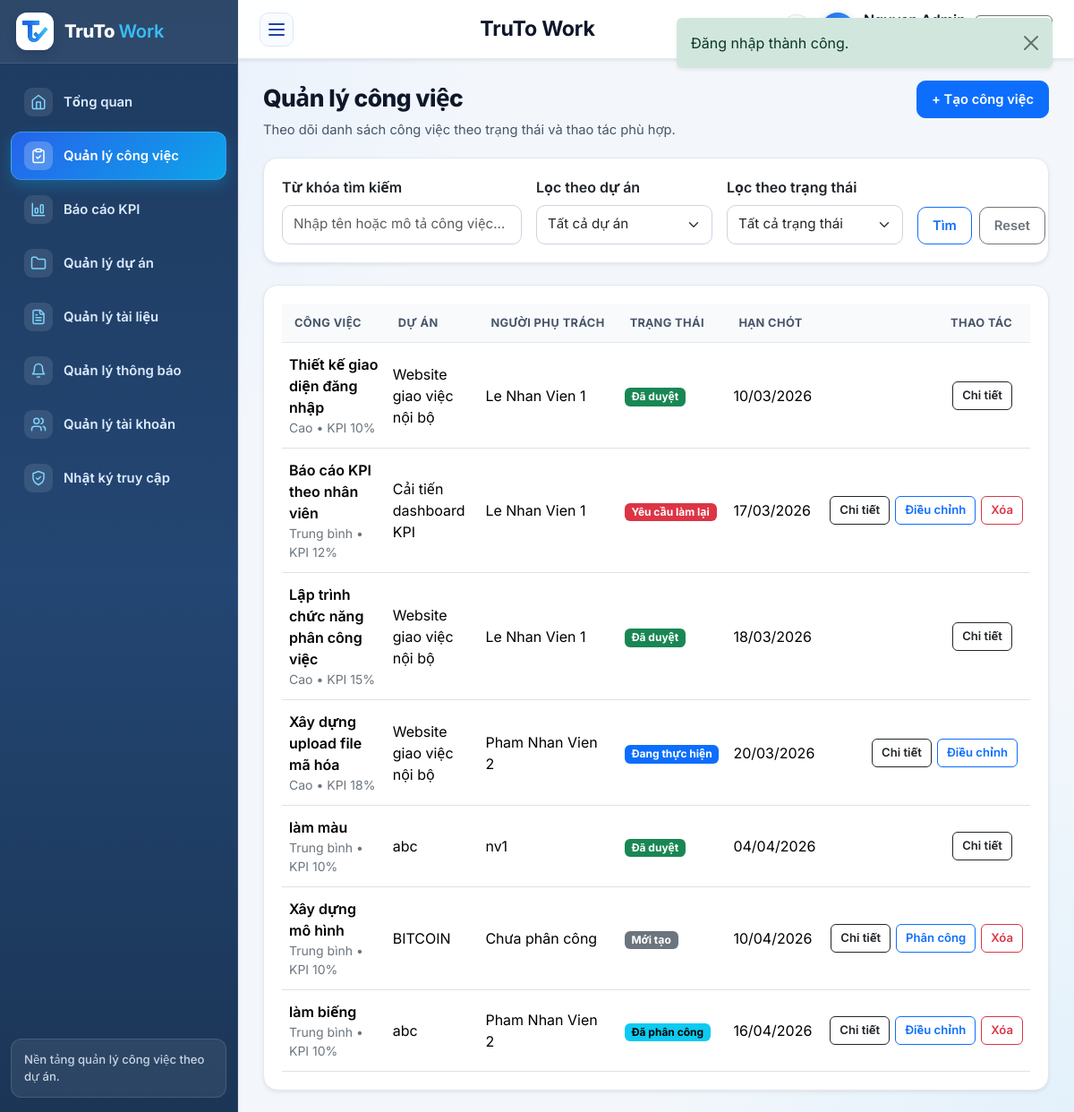
Screenshot of /index.php?route=cong_viec/index (signed in) with the database file from the repository.
### tables this page shows
CREATE TABLE `tai_khoan` (
  `id` int(11) NOT NULL,
  `name` varchar(150) NOT NULL,
  `email` varchar(150) NOT NULL,
  `password` varchar(255) NOT NULL,
  `public_key_jwk` longtext DEFAULT NULL,
  `role` enum('admin','manager','employee') NOT NULL DEFAULT 'employee',
  `department` varchar(100) DEFAULT NULL,
  `status` enum('active','inactive') NOT NULL DEFAULT 'active',
  `created_at` datetime NOT NULL
);

CREATE TABLE `cong_viec` (
  `id` int(11) NOT NULL,
  `project_id` int(11) NOT NULL,
  `title` varchar(200) NOT NULL,
  `description` text DEFAULT NULL,
  `priority` enum('low','medium','high') NOT NULL DEFAULT 'medium',
  `status` enum('new','assigned','in_progress','blocked','submitted','approved','redo') NOT NULL DEFAULT 'new',
  `deadline` date NOT NULL,
  `start_date` date DEFAULT NULL,
  `assignee_id` int(11) DEFAULT NULL,
  `created_by` int(11) NOT NULL,
  `expected_score` int(11) NOT NULL DEFAULT 0,
  `review_score` int(11) DEFAULT NULL,
  `review_comment` text DEFAULT NULL,
  `approved_at` datetime DEFAULT NULL,
  `created_at` datetime NOT NULL,
  `updated_at` datetime NOT NULL
);

CREATE TABLE `du_an` (
  `id` int(11) NOT NULL,
  `code` varchar(50) NOT NULL,
  `name` varchar(150) NOT NULL,
  `description` text DEFAULT NULL,
  `start_date` date DEFAULT NULL,
  `end_date` date DEFAULT NULL,
  `priority` enum('low','medium','high') NOT NULL DEFAULT 'medium',
  `status` enum('planning','active','completed') NOT NULL DEFAULT 'active',
  `created_by` int(11) NOT NULL,
  `created_at` datetime NOT NULL
);

### app/views/cong_viec/index.php (the view, shortened to what the rows shown need)
<div class="section-header">
    <div>
        <div class="section-title">Quản lý công việc</div>
        <p class="section-desc">Theo dõi danh sách công việc theo trạng thái và thao tác phù hợp.</p>
    </div>
    <?php
    $projectAccessModel = new \App\Models\Project();
    $canManageAnyProject = can_manage_tasks();
    foreach ($du_an as $project) {
        if ($projectAccessModel->userCanManageProject(current_user(), (int) $project['id'])) {
            $canManageAnyProject = true;
            break;
        }
    }
    ?>
    <?php if ($canManageAnyProject): ?>
        <a href="<?= e(route_url('cong_viec/create')) ?>" class="btn btn-primary">+ Tạo công việc</a>
    <?php endif; ?>
</div>
<div class="card border-0 shadow-sm mb-4">
    <div class="card-body">
        <form class="row g-3">
            <div class="col-md-4">
                <label class="form-label fw-semibold">Từ khóa tìm kiếm</label>
                <input type="text" class="form-control" name="keyword" placeholder="Nhập tên hoặc mô tả công việc..." value="<?= e($filters['keyword'] ?? '') ?>">
            </div>
            <div class="col-md-3">
                <label class="form-label fw-semibold">Lọc theo dự án</label>
                <select class="form-select" name="project_id">
                    <option value="">Tất cả dự án</option>
                </select>
            </div>
            <div class="col-md-3">
                <label class="form-label fw-semibold">Lọc theo trạng thái</label>
                <select class="form-select" name="status">
                    <?php foreach (['' => 'Tất cả trạng thái', 'new' => 'Mới tạo', 'assigned' => 'Đã phân công', 'in_progress' => 'Đang thực hiện', 'blocked' => 'Bị chặn', 'submitted' => 'Chờ duyệt', 'approved' => 'Đã duyệt', 'redo' => 'Yêu cầu làm lại'] as $value => $label): ?>
                        <option value="<?= e($value) ?>" <?= (($filters['status'] ?? '') === $value) ? 'selected' : '' ?>><?= e($label) ?></option>
                    <?php endforeach; ?>
                </select>
            </div>
            <div class="col-md-2 d-flex align-items-end gap-2">
                <button class="btn btn-outline-primary flex-grow-1" type="submit">Tìm</button>
                <a class="btn btn-outline-secondary" href="<?= e(route_url('cong_viec/index')) ?>">Reset</a>
            </div>
        </form>
    </div>
</div>
<div class="card border-0 shadow-sm">
    <div class="card-body table-responsive">
        <table class="table align-middle">
            <thead>
                <tr>
                    <th>Công việc</th>
                    <th>Dự án</th>
                    <th>Người phụ trách</th>
                    <th>Trạng thái</th>
                    <th>Hạn chót</th>
                    <th class="task-actions-head"><span class="task-actions-head-grid"><span class="task-actions-head-label">Thao tác</span></span></th>
                </tr>
            </thead>
            <tbody>
            <?php foreach ($cong_viec as $task): ?>
                <?php
                    $primaryActionLabel = task_primary_action_label($task, current_user());
                    $primaryActionUrl = task_primary_action_url($task, current_user());
                ?>
                <tr>
                    <td>
                        <div class="fw-semibold"><?= e($task['title']) ?></div>
                        <?php $exp = (int) ($task['expected_score'] ?? 0); $exp = max(0, min(100, $exp)); ?>
                        <div class="small text-secondary"><?= e(priority_label($task['priority'])) ?> • KPI <?= e((string) $exp) ?>%</div>
                    </td>
                    <td><?= e($task['project_name']) ?></td>
                    <td title="<?= e($task['assignee_names'] ?? 'Chưa phân công') ?>"><?= e(task_assignee_summary($task['assignee_names'] ?? '')) ?></td>
                    <td><span class="badge text-bg-<?= e(status_badge_class($task['status'])) ?>"><?= e(status_label($task['status'])) ?></span></td>
                    <td><?= e(format_date($task['deadline'])) ?></td>
                    <td class="task-actions-cell">
                        <div class="task-actions-grid">
                            <div class="task-action-slot">
                                <a class="btn btn-sm btn-outline-dark w-100" href="<?= e(route_url('cong_viec/show', ['id' => $task['id']])) ?>">Chi tiết</a>
                            </div>
                            <div class="task-action-slot">
                                <?php if ($primaryActionLabel && $primaryActionUrl): ?>
                                    <a class="btn btn-sm btn-outline-primary w-100" href="<?= e($primaryActionUrl) ?>"><?= e($primaryActionLabel) ?></a>
                                <?php else: ?>
                                    <span class="task-action-placeholder"></span>
                                <?php endif; ?>
                            </div>
                            <div class="task-action-slot">
                                <?php if (task_can_delete($task)): ?>
                                    <form method="post" action="<?= e(route_url('cong_viec/destroy', ['id' => $task['id']])) ?>" onsubmit="return confirm('Bạn có chắc muốn xóa công việc này không?');">
                                        <button type="submit" class="btn btn-sm btn-outline-danger w-100">Xóa</button>
                                    </form>
                                <?php else: ?>
                                    <span class="task-action-placeholder"></span>
                                <?php endif; ?>
                            </div>
                        </div>
                    </td>
                </tr>
            <?php endforeach; ?>
            </tbody>
        </table>
    </div>
</div>

### app/views/layouts/main.php (shortened to what the rows shown need)
<?php
$authUser = current_user();
$currentRoute = (string) ($_GET['route'] ?? ($authUser ? 'dashboard/index' : 'home/index'));
$isPublicPage = !$authUser && str_starts_with($currentRoute, 'home/');
$isLoginPage = !$authUser && str_starts_with($currentRoute, 'auth/');
?>
<!doctype html>
<html lang="vi">
<head>
    <link href="https://cdn.jsdelivr.net/npm/bootstrap@5.3.3/dist/css/bootstrap.min.css" rel="stylesheet">
    <link href="assets/css/app.css?v=20261025v6" rel="stylesheet">
</head>
<body>
<?php if ($isPublicPage): ?>
    <div class="public-site-shell">
        <header class="public-header">
            <div class="public-container public-header-inner">
                <a class="brand-public" href="<?= e(route_url('home/index')) ?>">
                    <span class="brand-public-mark">
                        <img src="assets/images/logo-icon.png" alt="TruTo Work">
                    </span>
                    <span>
                        <strong>TruTo <span class="text-primary fw-semibold">Work</span></strong>
                        <small>Quản lý công việc theo dự án</small>
                    </span>
                </a>
                <nav class="public-nav">
                    <a class="<?= $currentRoute === 'home/index' ? 'is-active' : '' ?>" href="<?= e(route_url('home/index')) ?>">Trang chủ</a>
                    <a class="<?= $currentRoute === 'home/about' ? 'is-active' : '' ?>" href="<?= e(route_url('home/about')) ?>">Giới thiệu</a>
                    <a href="<?= e(route_url('auth/login')) ?>">Đăng nhập</a>
                </nav>
            </div>
        </header>
        <main class="public-main">
            <div class="public-container">
                <?= $content ?>
            </div>
        </main>
        <footer class="public-footer">
            <div class="public-container public-footer-inner">
                <span>TruTo Work</span>
            </div>
        </footer>
    </div>
<?php else: ?>
    <div class="app-shell">
        <aside class="sidebar shadow-sm">
            <div class="sidebar-header">
                <a class="sidebar-brand text-decoration-none" href="<?= e(route_url('dashboard/index')) ?>">
                    <div class="brand-icon">
                        <img src="assets/images/logo-icon.png" alt="TruTo Work">
                    </div>
                    <div class="brand-title">TruTo <span class="brand-title-accent">Work</span></div>
                </a>
            </div>
            <nav class="sidebar-menu">
                <a class="menu-link <?= e(active_menu('dashboard/')) ?>" href="<?= e(route_url('dashboard/index')) ?>" data-short-label="TG" title="Tổng quan">
                    <span class="menu-icon" aria-hidden="true">
                        <svg xmlns="http://www.w3.org/2000/svg" width="18" height="18" viewBox="0 0 24 24" fill="none" stroke="currentColor" stroke-width="2" stroke-linecap="round" stroke-linejoin="round"><path d="m3 9 9-7 9 7v11a2 2 0 0 1-2 2H5a2 2 0 0 1-2-2z"/><polyline points="9 22 9 12 15 12 15 22"/></svg>
                    </span>
                    <span class="menu-text">Tổng quan</span>
                </a>
                <a class="menu-link <?= e(active_menu('cong_viec/')) ?>" href="<?= e(route_url('cong_viec/index')) ?>" data-short-label="CV" title="Quản lý công việc">
                    <span class="menu-icon" aria-hidden="true">
                    </span>
                    <span class="menu-text">Quản lý công việc</span>
                </a>
                <a class="menu-link <?= e(active_menu('kpi/')) ?>" href="<?= e(route_url('kpi/index')) ?>" data-short-label="KPI" title="Báo cáo KPI">
                    <span class="menu-icon" aria-hidden="true">
                        <svg xmlns="http://www.w3.org/2000/svg" width="18" height="18" viewBox="0 0 24 24" fill="none" stroke="currentColor" stroke-width="2" stroke-linecap="round" stroke-linejoin="round"><path d="M3 3v18h18"/><rect width="4" height="7" x="7" y="10" rx="1"/><rect width="4" height="12" x="15" y="5" rx="1"/></svg>
                    </span>
                    <span class="menu-text">Báo cáo KPI</span>
                </a>
                <a class="menu-link <?= e(active_menu('du_an/')) ?>" href="<?= e(route_url('du_an/index')) ?>" data-short-label="DA" title="Quản lý dự án">
                    <span class="menu-icon" aria-hidden="true">
                        <svg xmlns="http://www.w3.org/2000/svg" width="18" height="18" viewBox="0 0 24 24" fill="none" stroke="currentColor" stroke-width="2" stroke-linecap="round" stroke-linejoin="round"><path d="M20 20a2 2 0 0 0 2-2V8a2 2 0 0 0-2-2h-7.9a2 2 0 0 1-1.69-.9L9.6 3.9A2 2 0 0 0 7.93 3H4a2 2 0 0 0-2 2v13a2 2 0 0 0 2 2Z"/></svg>
                    </span>
                    <span class="menu-text">Quản lý dự án</span>
                </a>
                <?php if (in_array($authUser['role'], ['manager', 'admin'], true)): ?>
                    <a class="menu-link <?= e(active_menu('files/') ?: active_menu('tai_lieu/')) ?>" href="<?= e(route_url('files/index')) ?>" data-short-label="TL" title="Quản lý tài liệu">
                        <span class="menu-icon" aria-hidden="true">
                        </span>
                        <span class="menu-text">Quản lý tài liệu</span>
                    </a>
                <?php endif; ?>
                <?php $notifMenuTitle = in_array($authUser['role'], ['manager', 'admin'], true) ? 'Quản lý thông báo' : 'Xem thông báo'; ?>
                <a class="menu-link <?= e(active_menu('thong_bao/')) ?>"
                   href="<?= e(route_url('thong_bao/index')) ?>"
                   data-short-label="TB"
                   title="<?= e($notifMenuTitle) ?>">
                    <span class="menu-icon" aria-hidden="true">
                        <svg xmlns="http://www.w3.org/2000/svg" width="18" height="18" viewBox="0 0 24 24" fill="none" stroke="currentColor" stroke-width="2" stroke-linecap="round" stroke-linejoin="round"><path d="M6 8a6 6 0 0 1 12 0c0 7 3 9 3 9H3s3-2 3-9"/><path d="M10.3 21a1.94 1.94 0 0 0 3.4 0"/></svg>
                    </span>
                    <span class="menu-text flex-grow-1"><?= e($notifMenuTitle) ?></span>
                </a>
                <?php if ($authUser['role'] === 'admin'): ?>
                    <a class="menu-link <?= e(active_menu('tai_khoan/')) ?>" href="<?= e(route_url('tai_khoan/index')) ?>" data-short-label="TK" title="Quản lý tài khoản">
                        <span class="menu-icon" aria-hidden="true">
                        </span>
                        <span class="menu-text">Quản lý tài khoản</span>
                    </a>
                    <a class="menu-link <?= e(active_menu('nhat_ky/')) ?>" href="<?= e(route_url('nhat_ky/index')) ?>" data-short-label="NK" title="Nhật ký truy cập">
                        <span class="menu-icon" aria-hidden="true">
                            <svg xmlns="http://www.w3.org/2000/svg" width="18" height="18" viewBox="0 0 24 24" fill="none" stroke="currentColor" stroke-width="2" stroke-linecap="round" stroke-linejoin="round"><path d="M12 22s8-4 8-10V5l-8-3-8 3v7c0 6 8 10 8 10"/><path d="m9 12 2 2 4-4"/></svg>
                        </span>
                        <span class="menu-text">Nhật ký truy cập</span>
                    </a>
                <?php endif; ?>
            </nav>
            <div class="sidebar-footer">
                <div class="sidebar-footer-text">Nền tảng quản lý công việc theo dự án.</div>
            </div>
        </aside>
        <div class="main-shell">
            <header class="topbar shadow-sm">
                <button class="sidebar-toggle" type="button" aria-label="Thu gọn hoặc mở menu" aria-expanded="true" data-sidebar-toggle>
                    <span></span><span></span><span></span>
                </button>
                <div class="page-info">
                    <div class="page-label">TruTo Work</div>
                </div>
                <div class="topbar-user">
                    <a class="btn btn-light border position-relative p-0 d-inline-flex align-items-center justify-content-center rounded-circle"
                       style="width: 34px; height: 34px; min-height: 34px;"
                       href="<?= e(route_url('thong_bao/index', ['tab' => 'inbox'])) ?>"
                       title="Thông báo của bạn"
                       aria-label="Thông báo của bạn">
                    </a>
                    <div class="avatar-badge"><?= e(strtoupper(substr($authUser['name'], 0, 1))) ?></div>
                    <div class="d-none d-sm-block">
                        <div class="fw-semibold text-truncate" style="max-width: 140px;"><?= e($authUser['name']) ?></div>
                        <div class="small text-secondary"><?= e(role_label($authUser['role'])) ?></div>
                    </div>
                    <a class="btn btn-outline-secondary btn-sm" href="<?= e(route_url('auth/logout')) ?>" title="Đăng xuất">
                        <span class="d-none d-md-inline">Đăng xuất</span>
                    </a>
                </div>
            </header>
            <main class="content-shell">
                <?= $content ?>
            </main>
        </div>
    </div>
<?php endif; ?>
</body>
</html>

### rows the page displays
tai_khoan: role "Quản lý thông báo"
cong_viec: title "Thiết kế giao diện đăng nhập", priority "Cao", expected_score "10", project.name "Website giao việc nội bộ", assignee_names "Le Nhan Vien 1", status "Đã duyệt", deadline "10/03/2026"
cong_viec: title "Báo cáo KPI theo nhân viên", priority "Trung bình", expected_score "12", project.name "Cải tiến dashboard KPI", assignee_names "Le Nhan Vien 1", status "Yêu cầu làm lại", deadline "17/03/2026", primaryActionLabel "Điều chỉnh"
cong_viec: title "Lập trình chức năng phân công việc", priority "Cao", expected_score "15", project.name "Website giao việc nội bộ", assignee_names "Le Nhan Vien 1", status "Đã duyệt", deadline "18/03/2026"
cong_viec: title "Xây dựng upload file mã hóa", priority "Cao", expected_score "18", project.name "Website giao việc nội bộ", assignee_names "Pham Nhan Vien 2", status "Đang thực hiện", deadline "20/03/2026", primaryActionLabel "Điều chỉnh"
cong_viec: title "làm màu", priority "Trung bình", expected_score "10", project.name "abc", assignee_names "nv1", status "Đã duyệt", deadline "04/04/2026"
cong_viec: title "Xây dựng mô hình", priority "Trung bình", expected_score "10", project.name "BITCOIN", assignee_names "Chưa phân công", status "Mới tạo", deadline "10/04/2026", primaryActionLabel "Phân công"
cong_viec: title "làm biếng", priority "Trung bình", expected_score "10", project.name "abc", assignee_names "Pham Nhan Vien 2", status "Đã phân công", deadline "16/04/2026", primaryActionLabel "Điều chỉnh"

### other values shown
$flash['message'] "Đăng nhập thành công."
form field status "Tất cả trạng thái"
